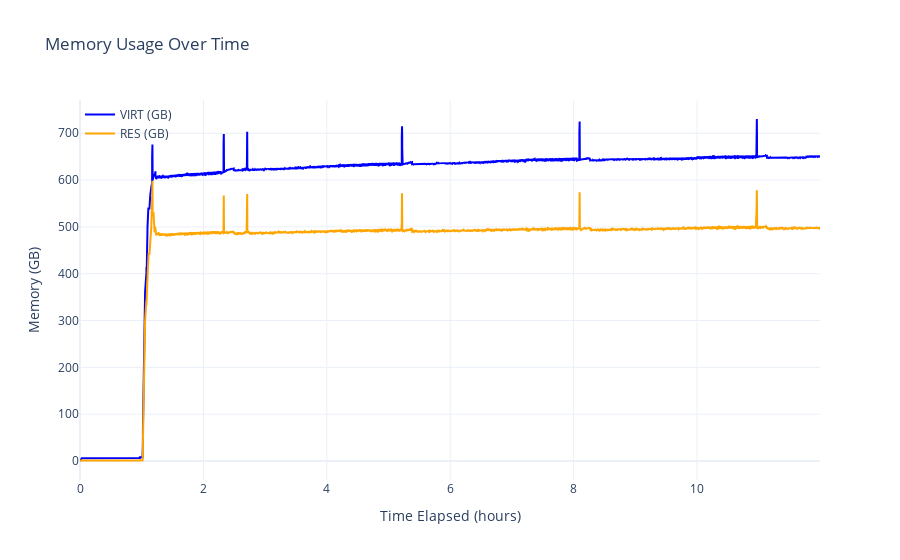

The notebook cell saved with this chart:
### Code cell
import pandas as pd
import plotly.graph_objects as go

# Load data
file_path = "../logs/1TB/2025-01-03-06-09-44-mainnet-beta-memory.log"

# Skip initial lines and load data
data = []
with open(file_path, 'r') as file:
    for line in file:
        if "Timestamp" in line or line.strip().startswith("202"):
            data.append(line.strip().split(','))

# Convert to DataFrame
columns = ['Timestamp', 'PID', '%MEM', 'VIRT', 'RES']
df = pd.DataFrame(data[1:], columns=columns)  # Skip header row
df['Timestamp'] = pd.to_datetime(df['Timestamp'])

# Convert memory columns to numeric (GB)
def parse_memory(mem):
    if mem[-1] == 'g':  # Gigabytes
        return float(mem[:-1])
    elif mem[-1] == 'm':  # Megabytes
        return float(mem[:-1]) / 1024
    else:  # Assume KB
        return float(mem) / (1024 ** 2)

df['VIRT (GB)'] = df['VIRT'].apply(parse_memory)
df['RES (GB)'] = df['RES'].apply(parse_memory)
df['%MEM'] = df['%MEM'].astype(float)

# Calculate elapsed time since start
start_time = df['Timestamp'].min()
df['Elapsed Time (seconds)'] = (df['Timestamp'] - start_time).dt.total_seconds()  # Total seconds elapsed
df['Elapsed Time (hours)'] = df['Elapsed Time (seconds)'] / 3600  # Convert to hours

# Plot using Plotly
fig = go.Figure()

# Add traces for VIRT and RES
fig.add_trace(go.Scatter(
    x=df['Elapsed Time (hours)'],
    y=df['VIRT (GB)'],
    mode='lines',
    name='VIRT (GB)',
    line=dict(color='blue')
))
fig.add_trace(go.Scatter(
    x=df['Elapsed Time (hours)'],
    y=df['RES (GB)'],
    mode='lines',
    name='RES (GB)',
    line=dict(color='orange')
))

# Update layout
fig.update_layout(
    title="Memory Usage Over Time",
    xaxis_title="Time Elapsed (hours)",
    yaxis_title="Memory (GB)",
    legend=dict(x=0, y=1, bgcolor='rgba(255, 255, 255, 0)'),
    template="plotly_white"
)

# Show plot
fig.show()

# Highlight statistics
max_res = df['RES (GB)'].max()
max_virt = df['VIRT (GB)'].max()
avg_res = df['RES (GB)'].mean()
avg_virt = df['VIRT (GB)'].mean()

print(f"Max RES (GB): {max_res:.2f}")
print(f"Max VIRT (GB): {max_virt:.2f}")
print(f"Average RES (GB): {avg_res:.2f}")
print(f"Average VIRT (GB): {avg_virt:.2f}")

### Figure 1 — Plotly figure (JSON) as saved in the notebook; plotly's stock layout.template omitted (floating-point values rounded to 4 significant figures; data arrays with more than 128 entries replaced by an {"elided": "..."} marker saying what was removed)
{"data": [{"line": {"color": "blue"}, "mode": "lines", "name": "VIRT (GB)", "type": "scatter", "x": {"elided": "35235 float values"}, "y": {"elided": "35235 float values"}}, {"line": {"color": "orange"}, "mode": "lines", "name": "RES (GB)", "type": "scatter", "x": {"elided": "35235 float values"}, "y": {"elided": "35235 float values"}}], "layout": {"legend": {"bgcolor": "rgba(255, 255, 255, 0)", "x": 0, "y": 1}, "title": {"text": "Memory Usage Over Time"}, "xaxis": {"title": {"text": "Time Elapsed (hours)"}}, "yaxis": {"title": {"text": "Memory (GB)"}}}}
